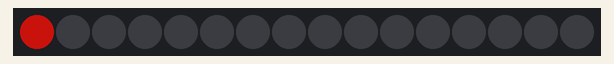
This sketch was run on a simulated Arduino Uno, built with avr-gcc and run on an emulated ATmega328P. Shown: 16 RGB LEDs in strip order, left to right. Dim RGB values are drawn brighter than linear.

Above: at 0.15 s.
At 0.55 s:
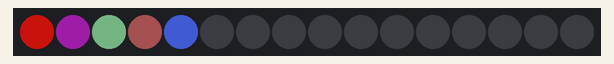
At 0.96 s:
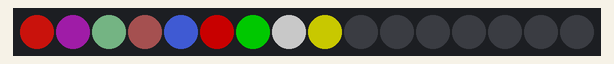
At 1.7 s:
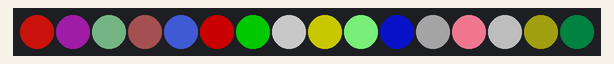

The sketch:

RGBW-16-static.ino
```cpp
// RGBW (Red Green Blue White Neo-Pixel starter code
// 16 LEDS with no loop inside of void loop()
// CW Coleman 170413

#include <Adafruit_NeoPixel.h>
#ifdef __AVR__
  #include <avr/power.h>
#endif

#define PIN 6

#define NUM_LEDS 16

#define BRIGHTNESS 100

Adafruit_NeoPixel strip = Adafruit_NeoPixel(NUM_LEDS, PIN, NEO_GRBW + NEO_KHZ800);


void setup() {
  Serial.begin(115200);
  strip.setBrightness(BRIGHTNESS);
  strip.begin();
  strip.show(); // Initialize all pixels to 'off'
}

// Initialize some variables for the void loop()
int led, red, green, blue, white;
int wait = 100;

void loop() {

  led = 0; red = 255; green = 16; blue = 8; white = 10;
  strip.setPixelColor(led, red, green , blue, white);
  delay(wait);
  strip.show();

  led = 1; red = 96; green = 12; blue = 100; white = 10;
  strip.setPixelColor(led, red, green , blue, white);
  delay(wait);
  strip.show();

  led = 2; red = 45; green = 100; blue = 56; white = 60;
  strip.setPixelColor(led, red, green , blue, white);
  delay(wait);
  strip.show();

  led = 3; red = 100; green = 50; blue = 50; white = 0;
  strip.setPixelColor(led, red, green , blue, white);
  delay(wait);
  strip.show();

  led = 4; red = 30; green = 70; blue = 255; white = 70;
  strip.setPixelColor(led, red, green , blue, white);
  delay(wait);
   strip.show();

  led = 5; red = 255; green = 0; blue = 0; white = 0;
  strip.setPixelColor(led, red, green , blue, white);
  delay(wait);
   strip.show();

  led = 6; red = 0; green = 255; blue = 0; white = 0;
  strip.setPixelColor(led, red, green , blue, white);
  delay(wait);
   strip.show();

    led = 7; red = 0; green = 0; blue = 0; white = 255;
  strip.setPixelColor(led, red, green , blue, white);
  delay(wait);
   strip.show();

    led = 8; red = 255; green = 255; blue = 0; white = 0;
  strip.setPixelColor(led, red, green , blue, white);
  delay(wait);
   strip.show();

    led = 9; red = 0; green = 255; blue = 0; white = 255;
  strip.setPixelColor(led, red, green , blue, white);
  delay(wait);
   strip.show();

    led = 10; red = 5; green = 16; blue = 255; white = 10;
  strip.setPixelColor(led, red, green , blue, white);
  delay(wait);
   strip.show();

    led = 11; red = 50; green = 50; blue = 50; white = 50;
  strip.setPixelColor(led, red, green , blue, white);
  delay(wait);
   strip.show();

    led = 12; red = 255; green = 0; blue = 50; white = 255;
  strip.setPixelColor(led, red, green , blue, white);
  delay(wait);
   strip.show();

    led = 13; red = 100; green = 100; blue = 100; white = 100;
  strip.setPixelColor(led, red, green , blue, white);
  delay(wait);
   strip.show();

   led = 14; red = 75; green = 75; blue = 0; white = 10;
  strip.setPixelColor(led, red, green , blue, white);
  delay(wait);
   strip.show();

  led = 15; red = 0; green = 16; blue = 8; white = 0;
  strip.setPixelColor(led, red, green , blue, white);
  delay(wait);
  strip.show();


}
```
